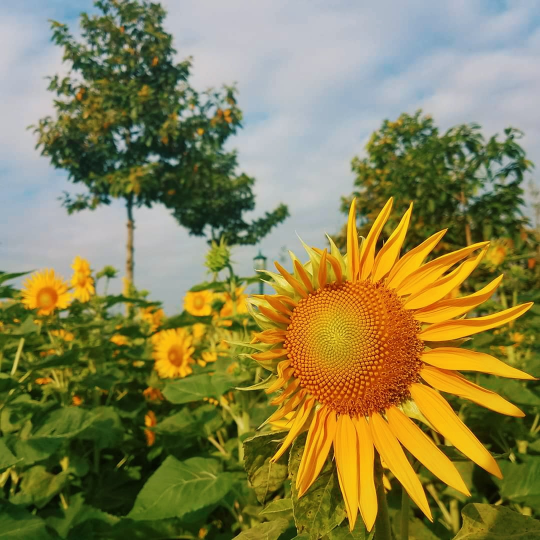
#> input picture HW1/HW1.jpg, 1080 x 1080 px, found by its file name (shown at 1/2 size)
$ python HW1_filter2D.py
#> lines starting #> are read from the running program, lines starting #| are printed output that depends on the picture
import cv2
import numpy as np
from matplotlib import pyplot as plt


def filter2d(img, kernel, mode = 'convol'):
    padded_arr = np.pad(img, 1, mode = 'constant')
    H_k, W_k = kernel.shape
    H_p, W_p = padded_arr.shape
    output_img = np.zeros(padded_arr.shape)
    #Cross Correlation
    if mode == 'cross':
        kernel = np.flip(kernel)
    for i in range(H_p-2):
        for j in range(W_p-2):
            output_img[i,j] = np.sum(padded_arr[i:H_k+i, j:W_k+j] * kernel)
    return output_img[:H_p-2, :W_p-2]

kernel = np.ones((3,3), dtype=int)/9
# kernel = np.ones((5,5), dtype=int)/25

img = cv2.imread(r'C:\UIT\HK5\introCV_CS231\HW\HW1\HW1.jpg', 1)
#> img is the input picture: shape (1080, 1080, 3); mean B, G, R 79.3, 129.8, 136
img_bgr = cv2.resize(img, (540, 540))
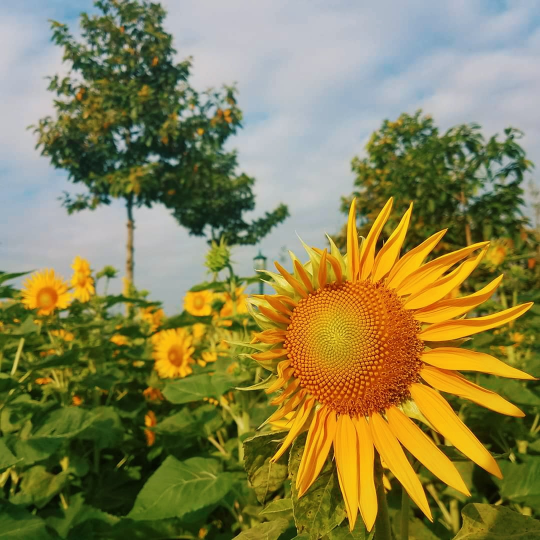
#> img_bgr: shape (540, 540, 3); mean B, G, R 79.4, 129.9, 136.1
img_hsv = cv2.cvtColor(img_bgr, cv2.COLOR_BGR2HSV)
#> img_hsv: shape (540, 540, 3); mean H, S, V 54.2, 140.2, 148.3
img_rgb = cv2.cvtColor(img_bgr, cv2.COLOR_BGR2RGB)

h,s,v = cv2.split(img_hsv)
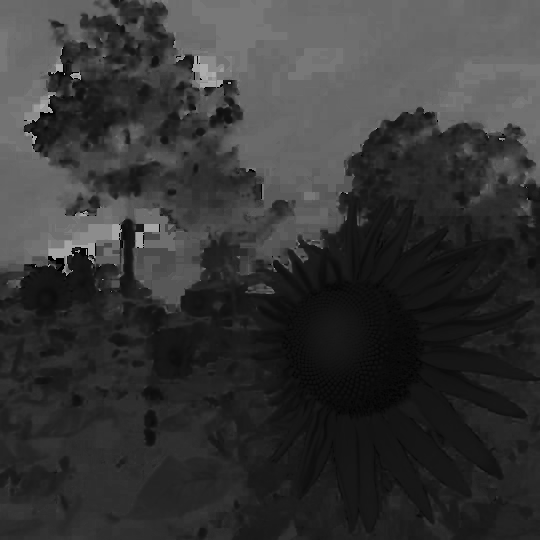
#> h: shape (540, 540); min 0, max 177, mean 54.2
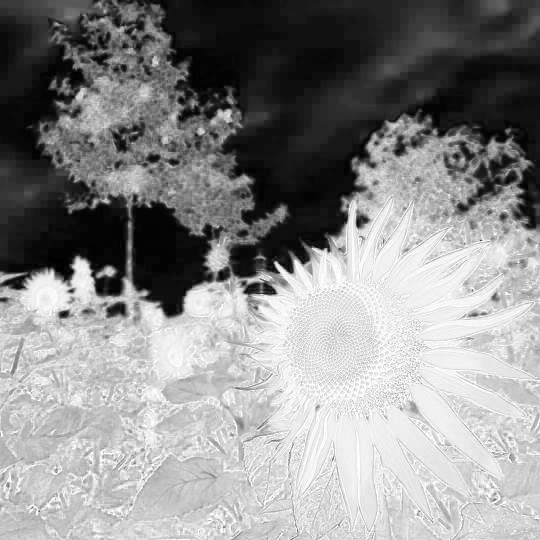
#> s: shape (540, 540); min 0, max 255, mean 140.2
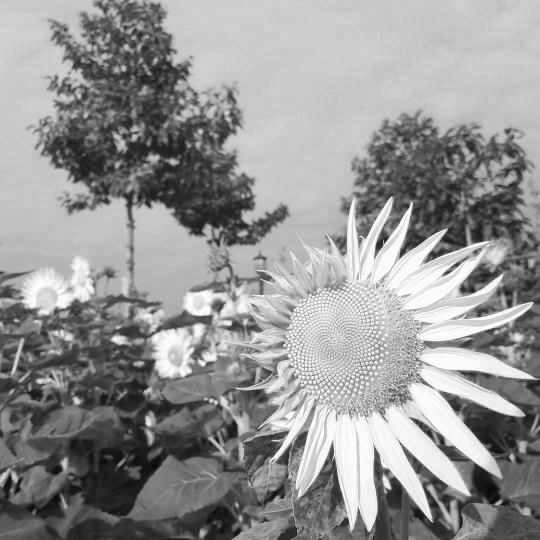
#> v: shape (540, 540); min 9, max 255, mean 148.3
v1 = filter2d(v, kernel, mode='convol').astype(np.uint8)
#> in filter2d, `padded_arr = np.pad(img, 1, mode = 'constant')`:
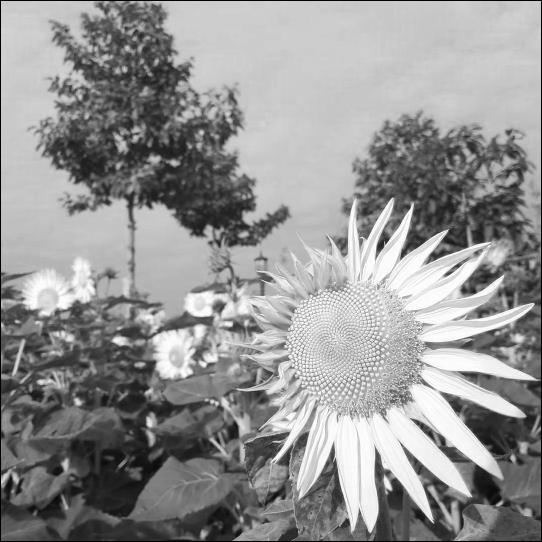
#> padded_arr: shape (542, 542); min 0, max 255, mean 147.2
#> after the loop in filter2d, `for i in range(H_p-2):`:
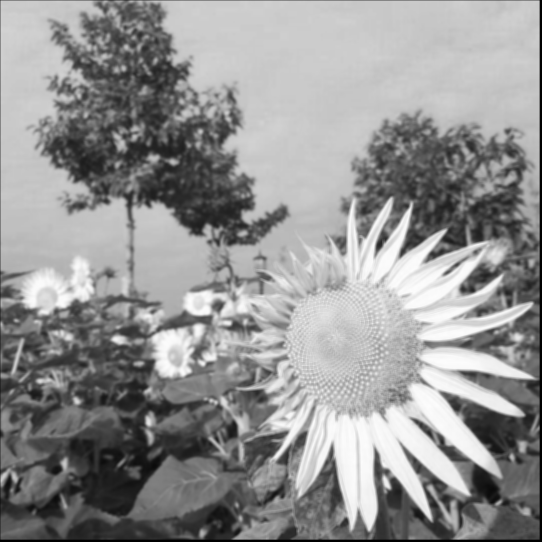
#> output_img: shape (542, 542) float64; min 0, max 253, mean 146.8
result_hsv = cv2.merge((h, s, v1))
#> result_hsv: shape (540, 540, 3); mean H, S, V 54.2, 140.2, 147.4
result_rgb = cv2.cvtColor(result_hsv, cv2.COLOR_HSV2RGB)


# result = filter2d(img_bgr, kernel, mode = 'convol')
plt.subplot(121).set_title('Original')
plt.imshow(img_rgb)
# plt.xticks([]), plt.yticks([])
plt.subplot(122).set_title('Averaging')
plt.imshow(result_rgb)
# plt.xticks([]), plt.yticks([])
plt.show()
